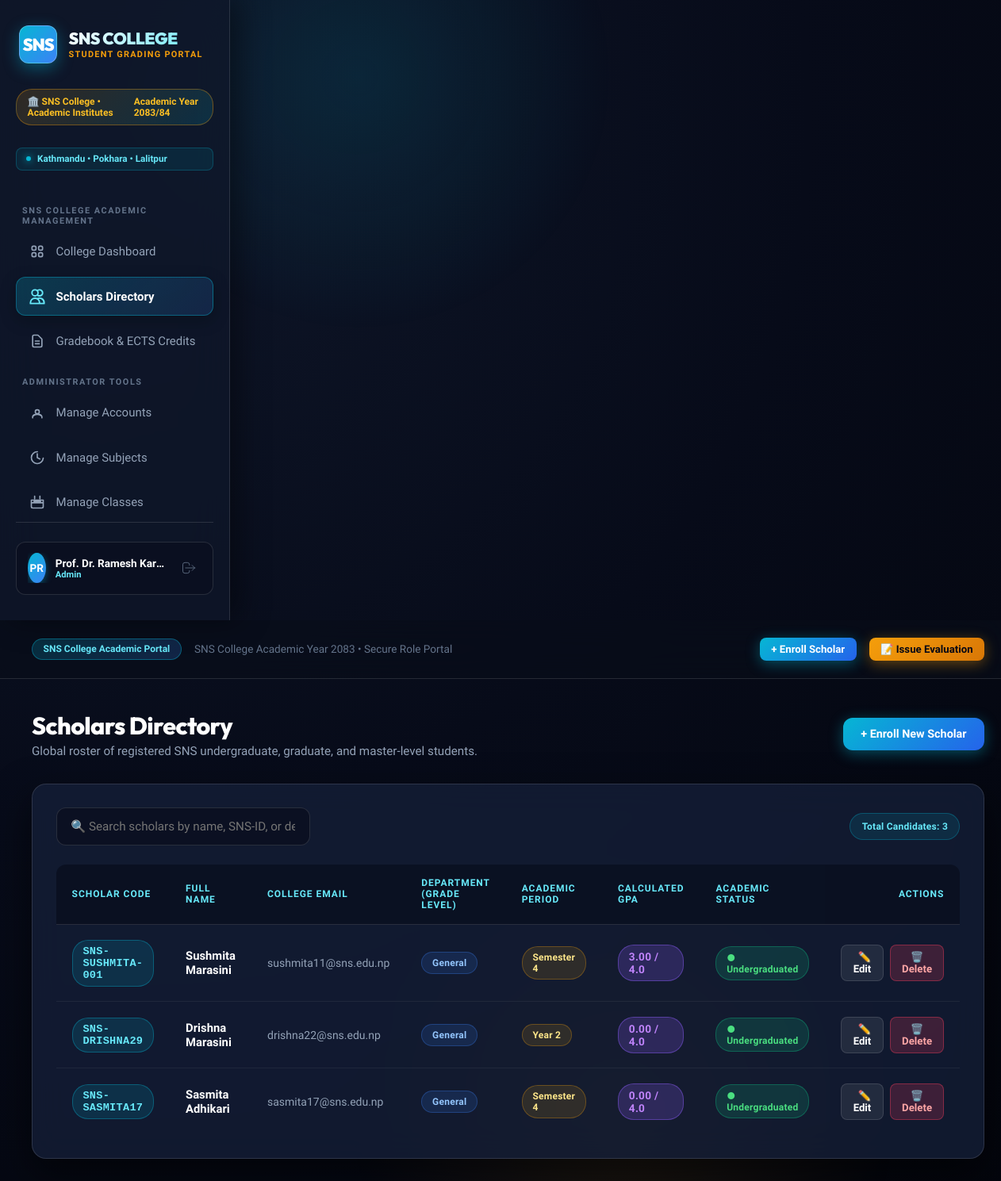
The page /students (signed in) on the database as committed earlier.
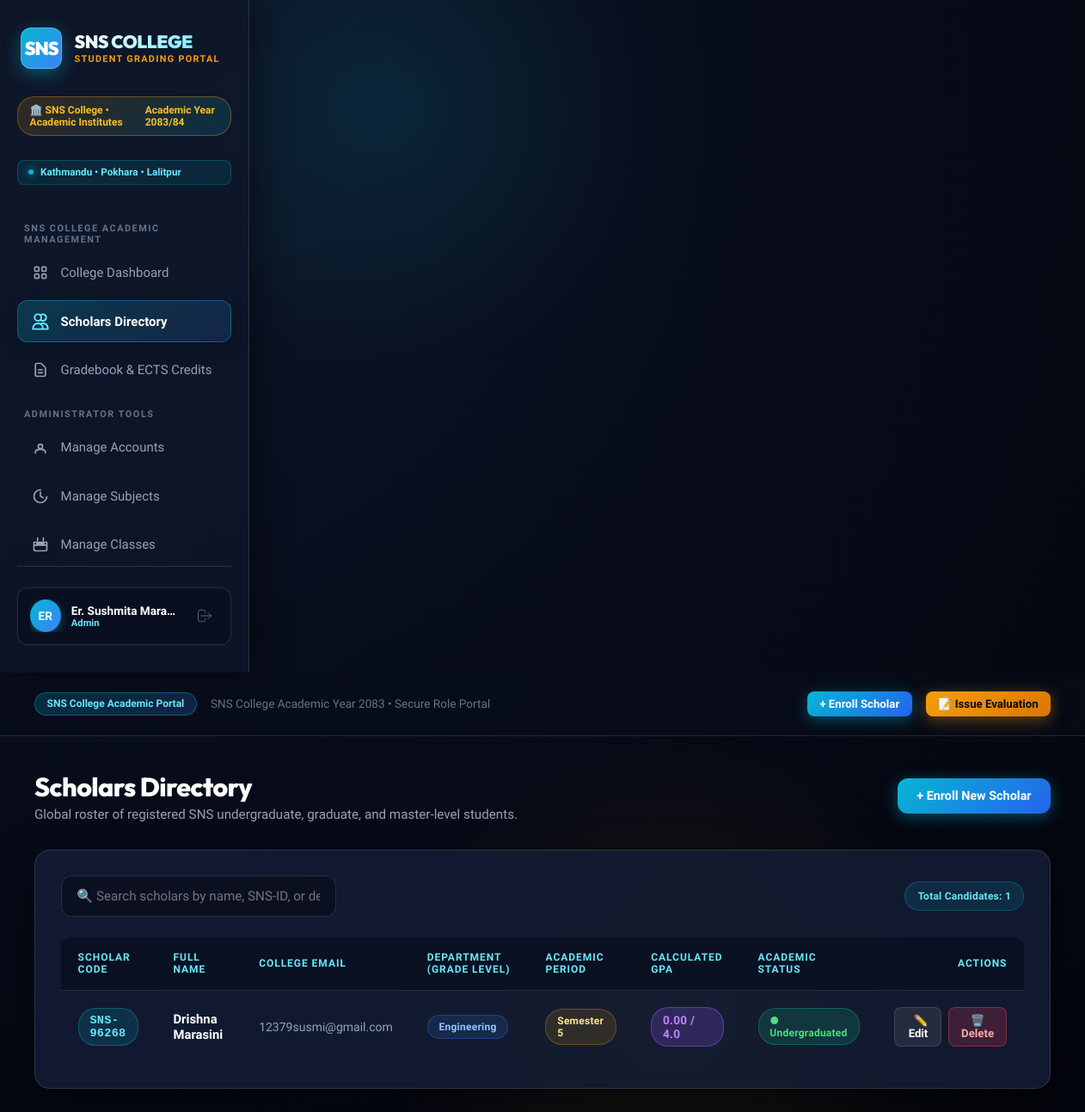
The same page on the database as committed later.
### models.py (models this page shows, shortened)
class User(db.Model):
    __tablename__ = 'users'
    id = db.Column(db.Integer, primary_key=True)
    username = db.Column(db.String(50), unique=True, nullable=False)
    email = db.Column(db.String(100), unique=True, nullable=False)
    full_name = db.Column(db.String(100), nullable=False)
    password_hash = db.Column(db.String(255), nullable=False)
    role = db.Column(db.String(20), default='Teacher')  # 'Admin', 'Teacher', 'Student'
    department = db.Column(db.String(80), default='General')
    created_at = db.Column(db.DateTime, default=datetime.utcnow)

class Student(db.Model):
    __tablename__ = 'students'
    id = db.Column(db.Integer, primary_key=True)
    student_code = db.Column(db.String(20), unique=True, nullable=False)
    first_name = db.Column(db.String(50), nullable=False)
    last_name = db.Column(db.String(50), nullable=False)
    email = db.Column(db.String(100), unique=True, nullable=False)
    grade_level = db.Column(db.String(50), nullable=False)
    department = db.Column(db.String(80), default='Engineering')
    faculty = db.Column(db.String(80), default='General')
    academic_period = db.Column(db.String(40), default='Semester 1')
    status = db.Column(db.String(20), default='Undergraduated')
    created_at = db.Column(db.DateTime, default=datetime.utcnow)
    grades = db.relationship('Grade', backref='student', lazy=True, cascade='all, delete-orphan')
    @property
    def full_name(self):
        return f"{self.first_name} {self.last_name}"
    @property
    def gpa(self):
        if not self.grades:
            return 0.0
        total_points = sum(g.gpa_points for g in self.grades)
        return round(total_points / len(self.grades), 2)

class Grade(db.Model):
    __tablename__ = 'grades'
    id = db.Column(db.Integer, primary_key=True)
    student_id = db.Column(db.Integer, db.ForeignKey('students.id'), nullable=False)
    subject_id = db.Column(db.Integer, db.ForeignKey('subjects.id'), nullable=False)
    score = db.Column(db.Float, nullable=False)
    letter_grade = db.Column(db.String(2))
    term = db.Column(db.String(20), default='Fall 2026')
    created_at = db.Column(db.DateTime, default=datetime.utcnow)
    @staticmethod
    def calculate_letter_grade(score):
        if score >= 97: return 'A+', 4.0
        elif score >= 93: return 'A', 4.0
        elif score >= 90: return 'A-', 3.7
        elif score >= 87: return 'B+', 3.3
        elif score >= 83: return 'B', 3.0
        elif score >= 80: return 'B-', 2.7
        elif score >= 77: return 'C+', 2.3
        elif score >= 73: return 'C', 2.0
        elif score >= 70: return 'C-', 1.7
        elif score >= 60: return 'D', 1.0
        else: return 'F', 0.0
    @property
    def gpa_points(self):
        _, points = self.calculate_letter_grade(self.score)
        return points

### app.py (the view, shortened to what this page needs)
@app.route('/students')
@login_required
def students():
    search_query = request.args.get('search', '').strip()
    if g.user.role == 'Student':
        student_list = Student.query.filter_by(email=g.user.email).all()
    else:
        student_list = Student.query.all()
    return render_template('students.html', students=student_list, search_query=search_query)

### app.py (called while the page is built)
@app.before_request
def load_logged_in_user():
    user_id = session.get('user_id')
    if user_id is None:
        g.user = None
    else:
        g.user = User.query.get(user_id)

@app.context_processor
def inject_user():
    return dict(current_user=getattr(g, 'user', None), can_manage_grade=user_can_manage_grade, csrf_token=generate_csrf)

def login_required(f):
    @wraps(f)
    def decorated_function(*args, **kwargs):
        if g.user is None:
            flash('Please log in to access this page.', 'warning')
            return redirect(url_for('login', next=request.url))
        return f(*args, **kwargs)
    return decorated_function

### templates/students.html (shortened to what the changed rows need)
{% extends 'base.html' %}
{% block content %}
<div class="page-header">
    <div>
        {% if current_user.role == 'Student' %}
            <h1 class="page-title">My Academic Record</h1>
            <p class="page-subtitle">Your SNS College student profile and grade transcript.</p>
        {% else %}
            <h1 class="page-title">Scholars Directory</h1>
        {% endif %}
    </div>
</div>
<div class="card">
    <div style="display: flex; justify-content: space-between; align-items: center; margin-bottom: 1.5rem; flex-wrap: wrap; gap: 1rem;">
        <div style="display: flex; gap: 0.5rem;">
            <span class="badge" style="background: rgba(6, 182, 212, 0.12); color: var(--accent-cyan-light); padding: 0.55rem 0.9rem; border: 1px solid rgba(6, 182, 212, 0.3);">Total Candidates: {{ students|length }}</span>
        </div>
    </div>
    <div class="table-responsive">
        <table class="data-table" id="scholarsTable">
            <thead>
                <tr>
                    <th>Scholar Code</th>
                    <th>Full Name</th>
                    <th>College Email</th>
                    <th>Department (Grade Level)</th>
                    <th>Academic Period</th>
                    <th>Calculated GPA</th>
                    <th>Academic Status</th>
                    <th style="text-align: right;">Actions</th>
                </tr>
            </thead>
            <tbody>
                {% for student in students %}
                <tr>
                    <td>
                        <span class="badge" style="background: rgba(6, 182, 212, 0.15); color: var(--accent-cyan-light); font-family: monospace; font-size: 0.85rem; border: 1px solid rgba(6, 182, 212, 0.35);">
                            {{ student.student_code }}
                        </span>
                    </td>
                    <td style="font-weight: 700; color: #ffffff;">
                        {{ student.full_name }}
                    </td>
                    <td style="color: var(--text-muted); font-size: 0.875rem;">
                        {{ student.email }}
                    </td>
                    <td>
                        <span class="badge" style="background: rgba(59, 130, 246, 0.15); color: #93c5fd; border: 1px solid rgba(59, 130, 246, 0.3);">
                            {{ student.department or student.grade_level }}
                        </span>
                    </td>
                    <td>
                        <span class="badge" style="background: rgba(247, 171, 10, 0.12); color: #fde68a; border: 1px solid rgba(245, 158, 11, 0.3);">
                            {{ student.academic_period or 'N/A' }}
                        </span>
                    </td>
                    <td>
                        <span class="badge badge-grade" style="font-size: 0.85rem;">
                            {{ "%.2f"|format(student.gpa) }} / 4.0
                        </span>
                    </td>
                    <td>
                        {% if student.status == 'Graduated' %}
                            <span class="badge badge-honors">
                                🎓 Graduated
                            </span>
                        {% else %}
                            <span class="badge badge-active">
                                ● Undergraduated
                            </span>
                        {% endif %}
                    </td>
                    <td style="text-align: right;">
                        <div style="display: flex; justify-content: flex-end; gap: 0.5rem;">
                            <a href="{{ url_for('edit_student', id=student.id) }}" class="btn btn-secondary btn-sm" title="Edit Records">
                                ✏️ Edit
                            </a>
                            <form method="POST" action="{{ url_for('delete_student', id=student.id) }}" style="display: inline;" onsubmit="return confirm('Are you sure you want to withdraw this scholar from the directory?');">
                                <button type="submit" class="btn btn-danger btn-sm">
                                    🗑️ Delete
                                </button>
                            </form>
                        </div>
                    </td>
                </tr>
                {% else %}
                <tr>
                    <td colspan="8" style="text-align: center; color: var(--text-muted); padding: 2.5rem;">
                        No scholar records registered in the college directory.
                    </td>
                </tr>
                {% endfor %}
            </tbody>
        </table>
    </div>
</div>
{% endblock %}

### templates/base.html (shortened to what the changed rows need)
<DOCTYPE html>
<html lang="en">
<head>
</head>
<body>
    {% if g.user %}
    <aside class="sidebar">
        <a href="{{ url_for('dashboard') }}" class="university-brand">
            <div class="crest-icon">SNS</div>
            <div class="brand-text">
                <span class="brand-name">SNS COLLEGE</span>
                <span class="brand-sub">Student Grading Portal</span>
            </div>
        </a>
        <div class="world-rank-badge">
            <span>🏛️ SNS College • Academic Institutes</span>
            <span>Academic Year 2083/84</span>
        </div>
        <div class="campus-pill">
            <span class="pulse-dot"></span>
            <span>Kathmandu • Pokhara • Lalitpur</span>
        </div>
        <div class="nav-section-title">SNS College Academic Management</div>
        <ul class="nav-links">
            <li>
                <a href="{{ url_for('dashboard') }}" class="nav-link {% if request.endpoint == 'dashboard' %}active{% endif %}">
                    <span>College Dashboard</span>
                </a>
            </li>
            <li>
                <a href="{{ url_for('students') }}" class="nav-link {% if request.endpoint in ['students', 'add_student', 'edit_student'] %}active{% endif %}">
                    <svg fill="none" viewBox="0 0 24 24" stroke="currentColor">
                        <path stroke-linecap="round" stroke-linejoin="round" d="M12 4.354a4 4 0 110 5.292M15 21H3v-1a6 6 0 0112 0v1zm0 0h6v-1a6 6 0 00-9-5.197M13 7a4 4 0 11-8 0 4 4 0 018 0z" />
                    </svg>
                    <span>Scholars Directory</span>
                </a>
            </li>
            <li>
                <a href="{{ url_for('grades') }}" class="nav-link {% if request.endpoint == 'grades' %}active{% endif %}">
                    <svg fill="none" viewBox="0 0 24 24" stroke="currentColor">
                        <path stroke-linecap="round" stroke-linejoin="round" d="M9 12h6m-6 4h6m2 5H7a2 2 0 01-2-2V5a2 2 0 012-2h5.586a1 1 0 01.707.293l5.414 5.414a1 1 0 01.293.707V19a2 2 0 01-2 2z" />
                    </svg>
                    <span>Gradebook & ECTS Credits</span>
                </a>
            </li>
        </ul>
        {% if g.user.role == 'Admin' %}
        <div class="nav-section-title">Administrator Tools</div>
        <ul class="nav-links">
            <li>
                <a href="{{ url_for('admin_manage_users') }}" class="nav-link {% if request.endpoint in ['admin_manage_users', 'admin_create_user', 'admin_edit_user'] %}active{% endif %}">
                    <svg fill="none" viewBox="0 0 24 24" stroke="currentColor">
                        <path stroke-linecap="round" stroke-linejoin="round" d="M5.121 17.804A9.953 9.953 0 0112 15c2.39 0 4.604.8 6.379 2.152M15 11a3 3 0 11-6 0 3 3 0 016 0zM19 20v-1a4 4 0 00-4-4H9a4 4 0 00-4 4v1" />
                    </svg>
                    <span>Manage Accounts</span>
                </a>
            </li>
            <li>
                <a href="{{ url_for('admin_manage_subjects') }}" class="nav-link {% if request.endpoint in ['admin_manage_subjects', 'admin_create_subject', 'admin_edit_subject'] %}active{% endif %}">
                    <svg fill="none" viewBox="0 0 24 24" stroke="currentColor">
                        <path stroke-linecap="round" stroke-linejoin="round" d="M12 6v6l4 2" />
                        <path stroke-linecap="round" stroke-linejoin="round" d="M21 12.79A9 9 0 1112.21 3" />
                    </svg>
                    <span>Manage Subjects</span>
                </a>
            </li>
            <li>
                <a href="{{ url_for('admin_manage_classes') }}" class="nav-link {% if request.endpoint in ['admin_manage_classes', 'admin_create_class', 'admin_edit_class'] %}active{% endif %}">
                    <svg fill="none" viewBox="0 0 24 24" stroke="currentColor">
                        <path stroke-linecap="round" stroke-linejoin="round" d="M8 7V3m8 4V3m-9 8h10M3 13h18M5 21h14a2 2 0 002-2V9H3v10a2 2 0 002 2z" />
                    </svg>
                    <span>Manage Classes</span>
                </a>
            </li>
        </ul>
        {% endif %}
        <div class="sidebar-footer">
            <div class="user-profile-card">
                <div style="display: flex; align-items: center; gap: 0.75rem; overflow: hidden;">
                    <div class="user-avatar">
                        {{ g.user.full_name[:2].upper() }}
                    </div>
                    <div class="user-info">
                        <span class="user-name">{{ g.user.full_name }}</span>
                        <span class="user-role-badge">{{ g.user.role }}</span>
                    </div>
                </div>
                <a href="{{ url_for('logout') }}" class="btn-logout-icon" title="Sign Out">
                    <svg width="20" height="20" fill="none" viewBox="0 0 24 24" stroke="currentColor">
                        <path stroke-linecap="round" stroke-linejoin="round" d="M17 16l4-4m0 0l-4-4m4 4H7m6 4v1a3 3 0 01-3 3H6a3 3 0 01-3-3V7a3 3 0 013-3h4a3 3 0 013 3v1" />
                    </svg>
                </a>
            </div>
        </div>
    </aside>
    {% endif %}
    <div class="main-wrapper">
        <main class="content-body">
            {% block content %}{% endblock %}
        </main>
    </div>
</body>
</html>

Rows that differ between the two databases and show on the page:
removed Student: student_code "SNS-SUSHMITA-001", full_name "Sushmita Marasini", email "sushmita11@sns.edu.np", department "General", academic_period "Semester 4", shows "● Undergraduated"
removed Grade: gpa "3.00"
removed Student: student_code "SNS-DRISHNA29", full_name "Drishna Marasini", email "drishna22@sns.edu.np", department "General", academic_period "Year 2", gpa "0.00", shows "● Undergraduated"
removed Student: student_code "SNS-SASMITA17", full_name "Sasmita Adhikari", email "sasmita17@sns.edu.np", department "General", academic_period "Semester 4", gpa "0.00", status "● Undergraduated"
changed User "Admin": user "PR" → "ER"; user.full_name "Prof. Dr. Ramesh Kar…" → "Er. Sushmita Mara…"
added Student: student_code "SNS-96268", full_name "Drishna Marasini", email "12379susmi@gmail.com", department "Engineering", academic_period "Semester 5", gpa "0.00", status "● Undergraduated"
Other text that changed with them:
{{ students|length }}: "3" → "1"
